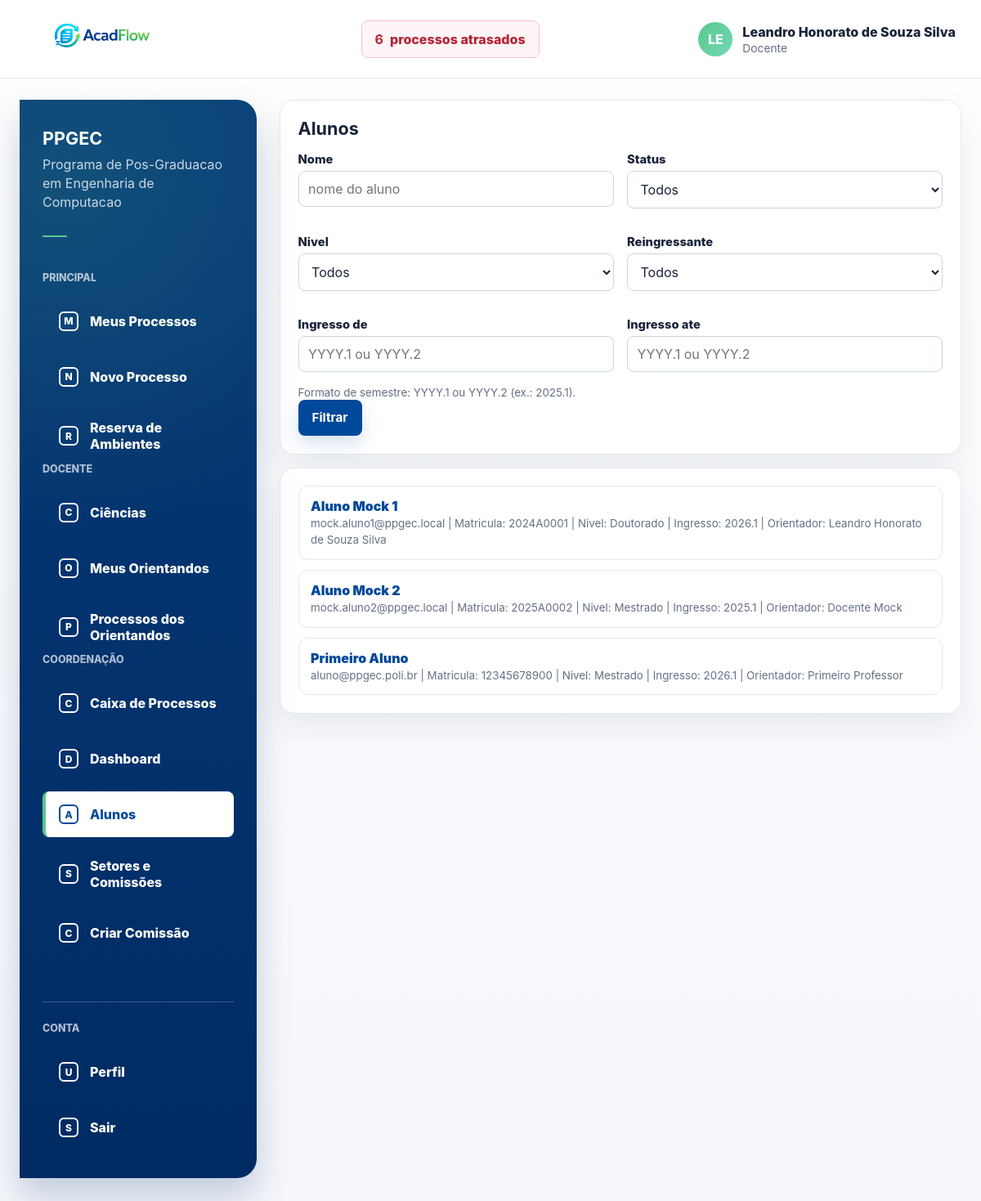
The page /coordenacao/alunos/ (signed in) on the database as committed earlier.
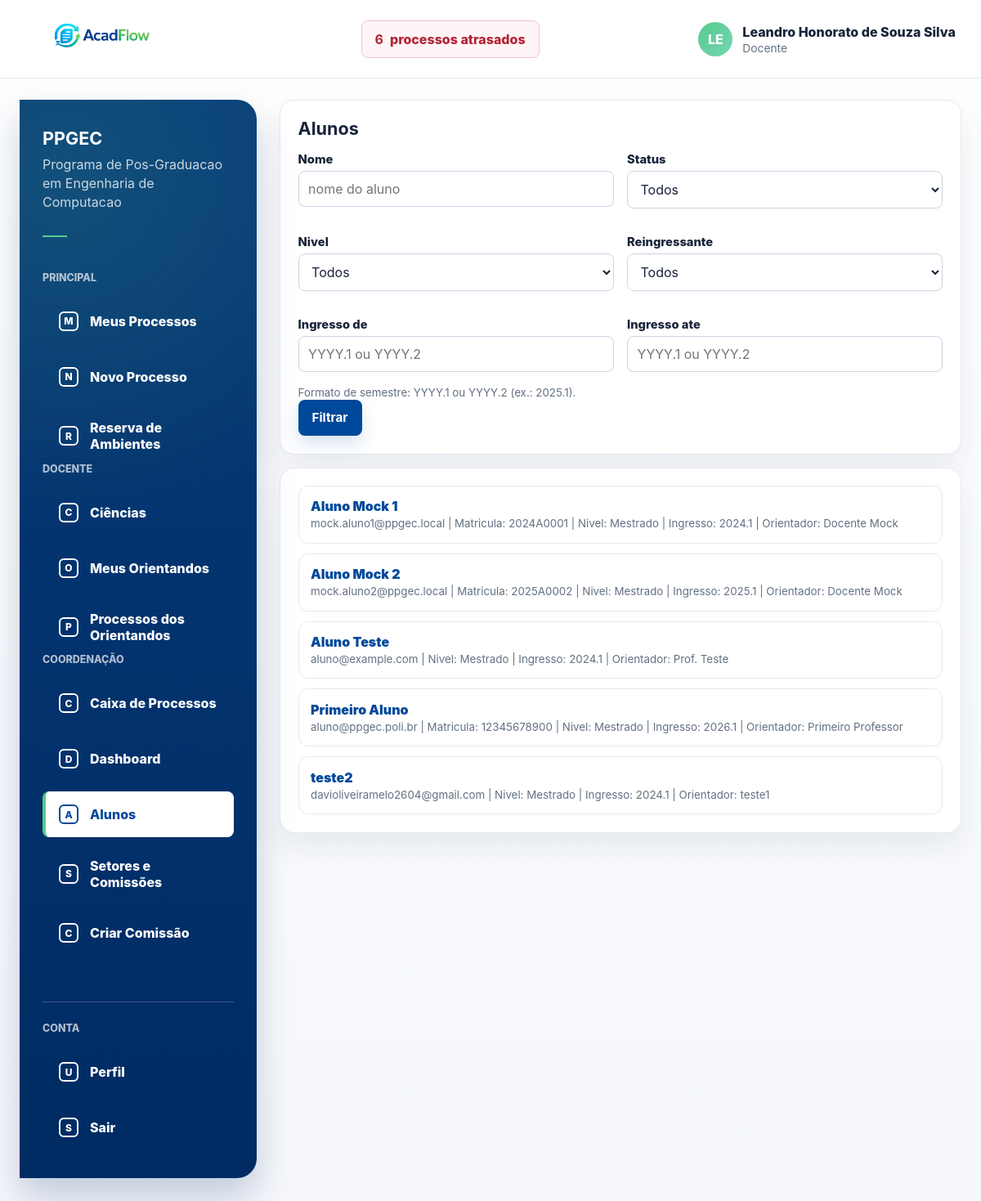
The same page on the database as committed later.
### processos/models.py (models this page shows, shortened)
class User(AbstractUser):
    class TipoUsuario(models.TextChoices):
        ALUNO = "ALUNO", "Aluno"
        DOCENTE = "DOCENTE", "Docente"
        SERVIDOR = "SERVIDOR", "Servidor"
    username = None
    first_name = None
    last_name = None
    nome = models.CharField(max_length=255)
    email = models.EmailField(unique=True)
    polo_atuacao = models.ForeignKey(
        "Polo",
        on_delete=models.SET_NULL,
        null=True,
        blank=True,
        related_name="servidores",
    )
    tipo_usuario = models.CharField(
        max_length=20,
        choices=TipoUsuario.choices,
        default=TipoUsuario.SERVIDOR,
    )
    USERNAME_FIELD = "email"
    REQUIRED_FIELDS = ["nome"]
    objects = UserManager()
    class Meta:
        ordering = ["nome", "email"]

class Aluno(User):
    class NivelCurso(models.TextChoices):
        MESTRADO = "MESTRADO", "Mestrado"
        DOUTORADO = "DOUTORADO", "Doutorado"
    class StatusAluno(models.TextChoices):
        ATIVO = "ATIVO", "Ativo"
        DESLIGADO = "DESLIGADO", "Desligado"
        DEFENDEU = "DEFENDEU", "Defendeu"
    semestre_validator = RegexValidator(
        regex=r"^\d{4}\.[12]$",
        message="Informe no formato YYYY.1 ou YYYY.2.",
    )
    status_aluno = models.CharField(
        max_length=12,
        choices=StatusAluno.choices,
        default=StatusAluno.ATIVO,
    )
    matricula = models.CharField(max_length=50, blank=True)
    class Meta:
        verbose_name = "Aluno"
        verbose_name_plural = "Alunos"
    def trajetoria_ativa(self):
        return self.trajetorias.filter(status=TrajetoriaAcademica.Status.ATIVA).order_by("-criado_em").first()

class TrajetoriaAcademica(models.Model):
    class Status(models.TextChoices):
        ATIVA = "ATIVA", "Ativa"
        CONCLUIDA = "CONCLUIDA", "Concluida"
        DESLIGADA = "DESLIGADA", "Desligada"
        TRANCADA = "TRANCADA", "Trancado"
    aluno = models.ForeignKey(Aluno, on_delete=models.CASCADE, related_name="trajetorias")
    nivel_curso = models.CharField(max_length=10, choices=Aluno.NivelCurso.choices)
    status = models.CharField(max_length=15, choices=Status.choices, default=Status.ATIVA)
    ingresso = models.CharField(max_length=6, validators=[Aluno.semestre_validator])
    prazo_qualificacao = models.CharField(max_length=6, blank=True, validators=[Aluno.semestre_validator])
    prazo_defesa = models.CharField(max_length=6, blank=True, validators=[Aluno.semestre_validator])
    orientador = models.ForeignKey(
        settings.AUTH_USER_MODEL,
        on_delete=models.SET_NULL,
        null=True,
        blank=True,
        related_name="trajetorias_orientadas",
        limit_choices_to={"tipo_usuario": User.TipoUsuario.DOCENTE},
    )
    coorientador = models.ForeignKey(
        settings.AUTH_USER_MODEL,
        on_delete=models.SET_NULL,
        null=True,
        blank=True,
        related_name="trajetorias_coorientadas",
        limit_choices_to={"tipo_usuario": User.TipoUsuario.DOCENTE},
    )
    coorientador_externo_nome = models.CharField(max_length=255, blank=True)
    coorientador_externo_email = models.EmailField(blank=True)
    coorientador_externo_instituicao = models.CharField(max_length=255, blank=True)
    isQualificado = models.BooleanField(default=False)
    numero_defesa = models.CharField(max_length=80, blank=True)
    data_defesa = models.DateField(null=True, blank=True)
    deposito_versao_final = models.BooleanField(default=False)
    reingressante = models.BooleanField(default=False)
    criado_em = models.DateTimeField(auto_now_add=True)
    atualizado_em = models.DateTimeField(auto_now=True)
    class Meta:
        ordering = ["-criado_em"]

### processos/views.py (the view)
# urls.py: path("coordenacao/alunos/", alunos_view, name="coordenacao_alunos"),
@login_required
def alunos_view(request):
    if not _has_gestao_access(request.user):
        raise PermissionDenied("Acesso restrito a coordenadores e servidores.")
    queryset = Aluno.objects.prefetch_related("trajetorias__orientador").order_by("nome")
    nome = request.GET.get("nome", "").strip()
    nivel = request.GET.get("nivel", "").strip().upper()
    ingresso_inicio_raw = request.GET.get("ingresso_inicio", "").strip()
    ingresso_fim_raw = request.GET.get("ingresso_fim", "").strip()
    status = request.GET.get("status", "").strip().upper()
    if nome:
        queryset = queryset.filter(nome__icontains=nome)
    if nivel:
        queryset = queryset.filter(trajetorias__nivel_curso=nivel)
    ingresso_inicio = ingresso_inicio_raw if _semestre_valido(ingresso_inicio_raw) else ""
    ingresso_fim = ingresso_fim_raw if _semestre_valido(ingresso_fim_raw) else ""
    if ingresso_inicio:
        queryset = queryset.filter(trajetorias__ingresso__gte=ingresso_inicio)
    if ingresso_fim:
        queryset = queryset.filter(trajetorias__ingresso__lte=ingresso_fim)
    if status:
        queryset = queryset.filter(status_aluno=status)
    alunos = list(queryset.distinct())
    for aluno_item in alunos:
        trajetoria_atual = aluno_item.trajetoria_ativa()
        if not trajetoria_atual:
            trajetoria_atual = aluno_item.trajetorias.order_by("-criado_em").first()
        aluno_item.trajetoria_atual = trajetoria_atual
    return render(
        request,
        "processos/alunos_lista.html",
        {
            "alunos": alunos,
            "filtro_nome": nome,
            "filtro_nivel": nivel,
            "filtro_ingresso_inicio": ingresso_inicio_raw,
            "filtro_ingresso_fim": ingresso_fim_raw,
            "filtro_status": status,
            "status_list": Aluno.StatusAluno.choices,
            "is_coordenador": _is_coordenador(request.user),
            "has_gestao_access": _has_gestao_access(request.user),
            "can_view_dashboard": _can_view_dashboard(request.user),
            "can_view_processos": _can_view_processos(request.user),
            "can_view_caixa": _can_view_caixa(request.user),
        },
    )

### processos/context_processors.py (called while the page is built)
def processos_atrasados(request):
    if not request.user.is_authenticated:
        return {}
    return {
        "processos_atrasados_count": processos_atrasados_queryset(request.user).count(),
        "processos_atrasados_url": processos_atrasados_url(request.user),
    }

def _is_docente(user):
    return user.is_authenticated and user.tipo_usuario == User.TipoUsuario.DOCENTE

def _is_servidor(user):
    return user.is_authenticated and user.tipo_usuario == User.TipoUsuario.SERVIDOR

def _is_coordenador(user):
    if not _is_docente(user):
        return False
    try:
        return bool(user.docente.coordenador)
    except Docente.DoesNotExist:
        return False

def _has_gestao_access(user):
    return _is_coordenador(user) or _is_servidor(user)

def _can_view_processos(user):
    return _is_coordenador(user) or _is_servidor(user)

def _can_view_caixa(user):
    return (
        _is_servidor(user)
        or SetorMembro.objects.filter(usuario=user, data_saida__isnull=True, setor__ativo=True).exists()
    )

def _has_setor_membership(user):
    return SetorMembro.objects.filter(usuario=user, data_saida__isnull=True, setor__ativo=True).exists()

def _is_membro_setor_nome(user, nome):
    return SetorMembro.objects.filter(
        usuario=user,
        data_saida__isnull=True,
        setor__ativo=True,
        setor__nome=nome,
    ).exists()

def _menu_item(label, href, url_names, icon):
    return {
        "label": label,
        "href": href,
        "url_names": url_names,
        "icon": icon,
    }

def _menu_lateral_items(user):
    sections = _menu_lateral_sections(user)
    if not sections:
        return []
    items = []
    for section in sections:
        items.extend(section["items"])
    return items

### processos/services.py (called while the page is built, shortened)
def processos_atrasados_base_queryset():
    return Processo.objects.filter(
        prazo_limite__lt=timezone.localdate(),
    ).exclude(status=Processo.StatusProcesso.FINALIZADO)

def processos_atrasados_queryset(user):
    queryset = processos_atrasados_base_queryset()
    if not user.is_authenticated:
        return queryset.none()
    if user.tipo_usuario == User.TipoUsuario.SERVIDOR:
        return queryset
    if user.tipo_usuario == User.TipoUsuario.DOCENTE:
        is_coordenador = Docente.objects.filter(pk=user.pk, coordenador=True).exists()
        if is_coordenador:
            return queryset
    return queryset.filter(usuario_criado_por=user)

### processos/views.py (called while the page is built)
def _has_gestao_access(user):
    return _is_coordenador(user) or _is_servidor(user)

### templates/processos/alunos_lista.html (shortened to what this page needs)
{% extends "base.html" %}
{% block content %}
<section class="card" style="margin-bottom: 1rem;">
    <h1 class="section-title">Alunos</h1>
    <form method="get">
        <div class="grid-two">
            <div class="field">
                <label for="id_nome">Nome</label>
                <input id="id_nome" type="text" name="nome" value="{{ filtro_nome }}" placeholder="nome do aluno">
            </div>
            <div class="field">
                <label for="id_status">Status</label>
                <select id="id_status" name="status">
                    <option value="">Todos</option>
                </select>
            </div>
            <div class="field">
                <label for="id_nivel">Nivel</label>
                <select id="id_nivel" name="nivel">
                    <option value="">Todos</option>
                </select>
            </div>
            <div class="field">
                <label for="id_reingressante">Reingressante</label>
                <select id="id_reingressante" name="reingressante">
                    <option value="" {% if filtro_reingressante == "" %}selected{% endif %}>Todos</option>
                </select>
            </div>
            <div class="field">
                <label for="id_ingresso_inicio">Ingresso de</label>
                <input id="id_ingresso_inicio" type="text" name="ingresso_inicio" value="{{ filtro_ingresso_inicio }}" placeholder="YYYY.1 ou YYYY.2">
            </div>
            <div class="field">
                <label for="id_ingresso_fim">Ingresso ate</label>
                <input id="id_ingresso_fim" type="text" name="ingresso_fim" value="{{ filtro_ingresso_fim }}" placeholder="YYYY.1 ou YYYY.2">
            </div>
        </div>
        <small class="muted">Formato de semestre: YYYY.1 ou YYYY.2 (ex.: 2025.1).</small><br>
        <button class="btn" type="submit">Filtrar</button>
    </form>
</section>
<section class="card">
    {% if alunos %}
        <ul class="list">
            {% for aluno in alunos %}
                <li>
                    <strong><a class="text-link" href="{% url 'aluno_detalhe' aluno.id %}">{{ aluno.nome }}</a></strong><br>
                    <small class="muted">
                        {{ aluno.email }}
                        {% if aluno.matricula %} | Matricula: {{ aluno.matricula }}{% endif %}
                        {% if aluno.trajetoria_atual %}
                            | Nivel: {{ aluno.trajetoria_atual.get_nivel_curso_display }}
                            | Ingresso: {{ aluno.trajetoria_atual.ingresso }}
                            {% if aluno.trajetoria_atual.orientador %} | Orientador: {{ aluno.trajetoria_atual.orientador.nome }}{% endif %}
                        {% endif %}
                    </small>
                </li>
            {% endfor %}
        </ul>
    {% else %}
        <p class="muted">Nenhum aluno encontrado com os filtros informados.</p>
    {% endif %}
</section>
{% endblock %}

### templates/base.html (shortened to what this page needs)
{% load static %}
<!doctype html>
<html lang="pt-BR">
<head>
    <link rel="stylesheet" href="{% static 'css/app.css' %}">
</head>
<body>
<div class="app-shell">
    {% if user.is_authenticated %}
        <header class="topbar">
            <div class="container topbar-content">
                <a class="brand" href="{% url 'home' %}" aria-label="AcadFlow">
                    <img class="brand-logo" src="{% static 'img/acadflow-logo.png' %}" alt="AcadFlow">
                </a>
                <a class="overdue-link" href="{{ processos_atrasados_url }}">
                    <strong>{{ processos_atrasados_count|default:0 }}</strong>
                    <span>processos atrasados</span>
                </a>
                <details class="user-menu">
                    <summary class="user-chip">
                        <span class="avatar" aria-hidden="true">{{ user.nome|default:user.email|slice:":2"|upper }}</span>
                        <span class="user-meta">
                            <span class="user-name">{{ user.nome }}</span>
                            <span class="user-role">{{ user.get_tipo_usuario_display }}</span>
                        </span>
                    </summary>
                </details>
            </div>
        </header>
    {% endif %}
    <main class="main-area">
        <div class="container">
            {% if user.is_authenticated %}
                <div class="layout">
                    <aside class="sidebar" aria-label="Menu principal">
                        <div class="sidebar-program">
                            <strong>PPGEC</strong>
                            <span>Programa de Pos-Graduacao em Engenharia de Computacao</span>
                            <span class="sidebar-rule"></span>
                        </div>
                        {% for section in nav_menu_sections %}
                            <p class="sidebar-label">{{ section.label }}</p>
                            <ul class="side-menu">
                                {% for item in section.items %}
                                    <li>
                                        <a class="{% if request.resolver_match.url_name in item.url_names %}is-active{% endif %}" href="{{ item.href }}">
                                            <span class="side-icon">{{ item.icon }}</span>
                                            {{ item.label }}
                                        </a>
                                    </li>
                                {% endfor %}
                            </ul>
                        {% endfor %}
                        <div class="sidebar-footer">
                            <p class="sidebar-label">Conta</p>
                            <ul class="side-menu">
                                <li>
                                    <a class="{% if request.resolver_match.url_name == 'me' %}is-active{% endif %}" href="{% url 'me' %}">
                                        <span class="side-icon">U</span>
                                        Perfil
                                    </a>
                                </li>
                                <li>
                                    <form method="post" action="{% url 'logout' %}" class="side-form">
                                        <button type="submit">
                                            <span class="side-icon">S</span>
                                            Sair
                                        </button>
                                    </form>
                                </li>
                            </ul>
                        </div>
                    </aside>
                    <section class="content-area">
            {% endif %}
            {% block content %}{% endblock %}
            {% if user.is_authenticated %}
                    </section>
                </div>
            {% endif %}
        </div>
    </main>
</div>
</body>
</html>

Rows that differ between the two databases and show on the page:
computed for Aluno "Aluno Mock 1": trajetoria_atual.nivel_curso "Doutorado" → "Mestrado"; trajetoria_atual.ingresso "2026.1" → "2024.1"; trajetoria_atual.orientador.nome "Leandro Honorato de Souza Silva" → "Docente Mock"
added Aluno: nome "Aluno Teste", email "aluno@example.com", trajetoria_atual.nivel_curso "Mestrado", trajetoria_atual.ingresso "2024.1", trajetoria_atual.orientador.nome "Prof. Teste"
added Aluno: nome "teste2", email "davioliveiramelo2604@gmail.com", trajetoria_atual.nivel_curso "Mestrado", trajetoria_atual.ingresso "2024.1", trajetoria_atual.orientador.nome "teste1"
